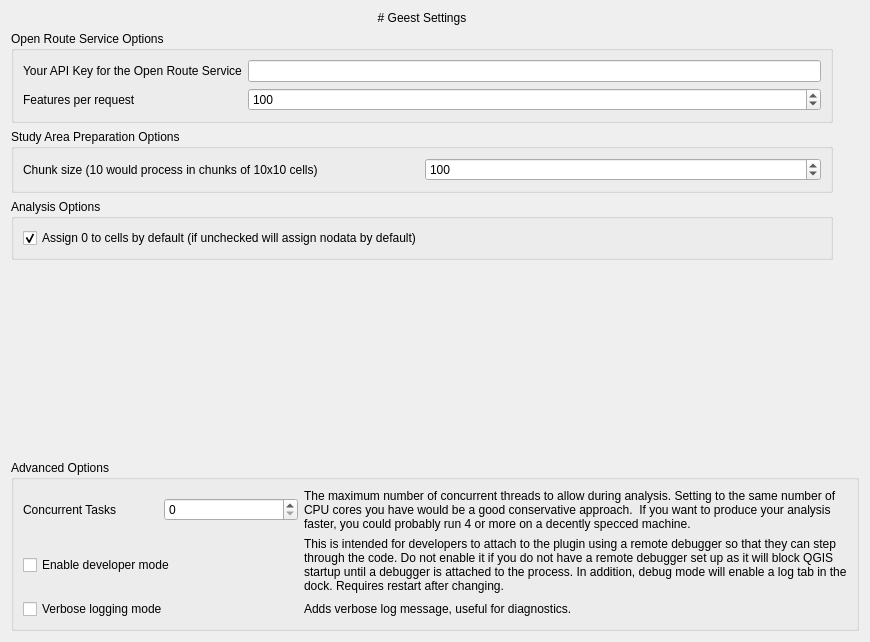
<?xml version="1.0" encoding="UTF-8"?>
<ui version="4.0">
 <class>geest_settings_base</class>
 <widget class="QWidget" name="geest_settings_base">
  <property name="geometry">
   <rect>
    <x>0</x>
    <y>0</y>
    <width>870</width>
    <height>642</height>
   </rect>
  </property>
  <property name="windowTitle">
   <string>Geest Settings</string>
  </property>
  <layout class="QGridLayout" name="gridLayout_4">
   <item row="5" column="0" colspan="2">
    <widget class="QGroupBox" name="groupBox">
     <property name="title">
      <string>Advanced Options</string>
     </property>
     <layout class="QGridLayout" name="gridLayout">
      <item row="0" column="0">
       <layout class="QHBoxLayout" name="horizontalLayout">
        <item>
         <widget class="QLabel" name="label_thread_pool_size">
          <property name="text">
           <string>Concurrent Tasks</string>
          </property>
         </widget>
        </item>
        <item>
         <widget class="QSpinBox" name="spin_thread_pool_size"/>
        </item>
       </layout>
      </item>
      <item row="0" column="1">
       <widget class="QLabel" name="thread_pool_description">
        <property name="text">
         <string>The maximum number of concurrent threads to allow during analysis. Setting to the same number of CPU cores you have would be a good conservative approach.  If you want to produce your analysis faster, you could probably run 4 or more on a decently specced machine.</string>
        </property>
        <property name="wordWrap">
         <bool>true</bool>
        </property>
        <property name="margin">
         <number>0</number>
        </property>
       </widget>
      </item>
      <item row="1" column="0">
       <widget class="QCheckBox" name="debug_mode_checkbox">
        <property name="text">
         <string>Enable developer mode</string>
        </property>
       </widget>
      </item>
      <item row="1" column="1">
       <widget class="QLabel" name="debug_mode_description">
        <property name="text">
         <string>This is intended for developers to attach to the plugin using a remote debugger so that they can step through the code. Do not enable it if you do not have a remote debugger set up as it will block QGIS startup until a debugger is attached to the process. In addition, debug mode will enable a log tab in the dock. Requires restart after changing.</string>
        </property>
        <property name="wordWrap">
         <bool>true</bool>
        </property>
        <property name="margin">
         <number>0</number>
        </property>
       </widget>
      </item>
      <item row="2" column="0">
       <widget class="QCheckBox" name="verbose_mode_checkbox">
        <property name="text">
         <string>Verbose logging mode</string>
        </property>
       </widget>
      </item>
      <item row="2" column="1">
       <widget class="QLabel" name="verbose_mode_description">
        <property name="text">
         <string>Adds verbose log message, useful for diagnostics.</string>
        </property>
        <property name="wordWrap">
         <bool>true</bool>
        </property>
        <property name="margin">
         <number>0</number>
        </property>
       </widget>
      </item>
     </layout>
    </widget>
   </item>
   <item row="0" column="0">
    <widget class="QLabel" name="label">
     <property name="text">
      <string># Geest Settings</string>
     </property>
     <property name="textFormat">
      <enum>Qt::MarkdownText</enum>
     </property>
     <property name="alignment">
      <set>Qt::AlignCenter</set>
     </property>
    </widget>
   </item>
   <item row="2" column="0">
    <widget class="QGroupBox" name="groupBox_3">
     <property name="title">
      <string>Study Area Preparation Options</string>
     </property>
     <layout class="QGridLayout" name="gridLayout_3">
      <item row="0" column="0">
       <widget class="QLabel" name="label_6">
        <property name="text">
         <string>Chunk size (10 would process in chunks of 10x10 cells)</string>
        </property>
       </widget>
      </item>
      <item row="0" column="1">
       <widget class="QSpinBox" name="chunk_size">
        <property name="maximum">
         <number>10000</number>
        </property>
        <property name="singleStep">
         <number>10</number>
        </property>
        <property name="value">
         <number>100</number>
        </property>
       </widget>
      </item>
     </layout>
    </widget>
   </item>
   <item row="4" column="1">
    <spacer name="verticalSpacer">
     <property name="orientation">
      <enum>Qt::Vertical</enum>
     </property>
     <property name="sizeHint" stdset="0">
      <size>
       <width>20</width>
       <height>40</height>
      </size>
     </property>
    </spacer>
   </item>
   <item row="1" column="0">
    <widget class="QGroupBox" name="groupBox_2">
     <property name="title">
      <string>Open Route Service Options</string>
     </property>
     <layout class="QGridLayout" name="gridLayout_2">
      <item row="0" column="0">
       <widget class="QLabel" name="label_3">
        <property name="text">
         <string>Your API Key for the Open Route Service</string>
        </property>
       </widget>
      </item>
      <item row="0" column="1">
       <widget class="QLineEdit" name="ors_key_line_edit"/>
      </item>
      <item row="1" column="0">
       <widget class="QLabel" name="label_4">
        <property name="text">
         <string>Features per request</string>
        </property>
       </widget>
      </item>
      <item row="1" column="1">
       <widget class="QSpinBox" name="ors_request_size">
        <property name="maximum">
         <number>10000</number>
        </property>
        <property name="singleStep">
         <number>10</number>
        </property>
        <property name="value">
         <number>100</number>
        </property>
       </widget>
      </item>
     </layout>
    </widget>
   </item>
   <item row="3" column="0">
    <widget class="QGroupBox" name="groupBox_4">
     <property name="title">
      <string>Analysis Options</string>
     </property>
     <layout class="QGridLayout" name="gridLayout_5">
      <item row="0" column="0">
       <widget class="QCheckBox" name="default_raster_to_0">
        <property name="text">
         <string>Assign 0 to cells by default (if unchecked will assign nodata by default)</string>
        </property>
        <property name="checked">
         <bool>true</bool>
        </property>
       </widget>
      </item>
     </layout>
    </widget>
   </item>
  </layout>
 </widget>
 <tabstops>
  <tabstop>spin_thread_pool_size</tabstop>
  <tabstop>debug_mode_checkbox</tabstop>
  <tabstop>verbose_mode_checkbox</tabstop>
 </tabstops>
 <resources/>
 <connections/>
</ui>
